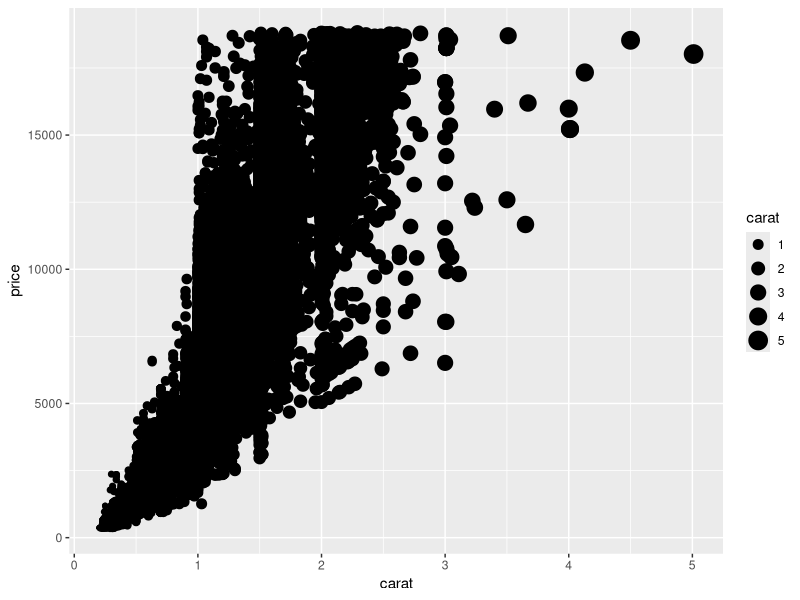
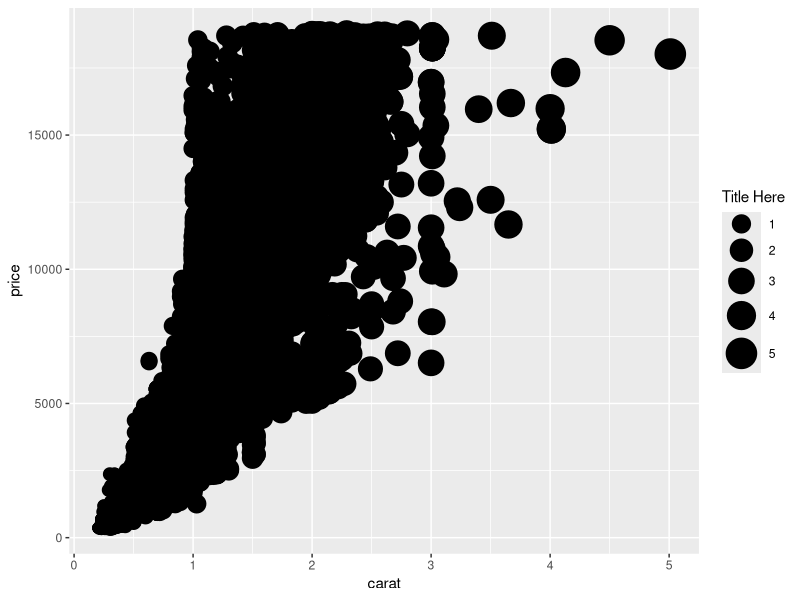
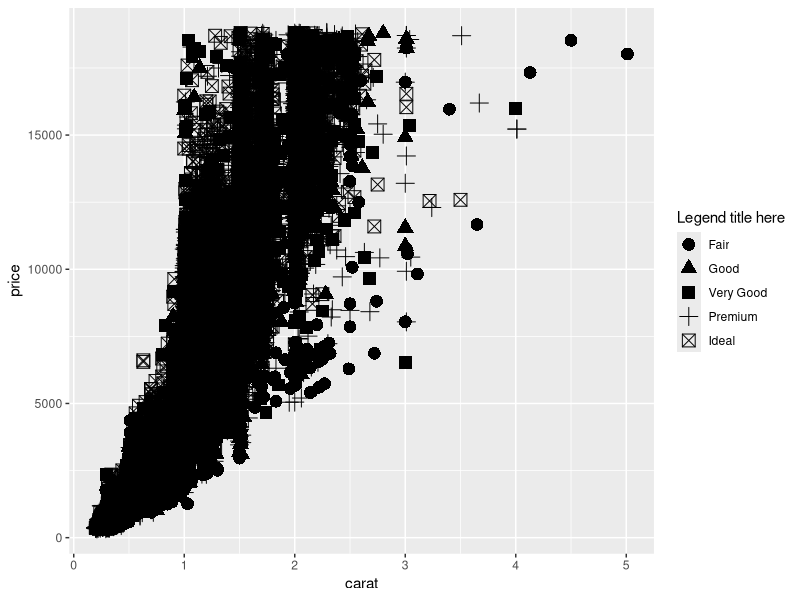
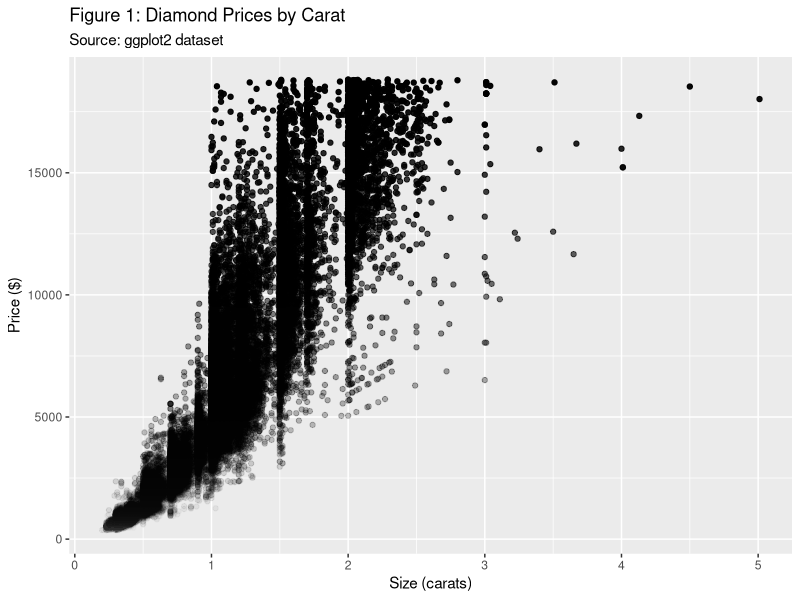
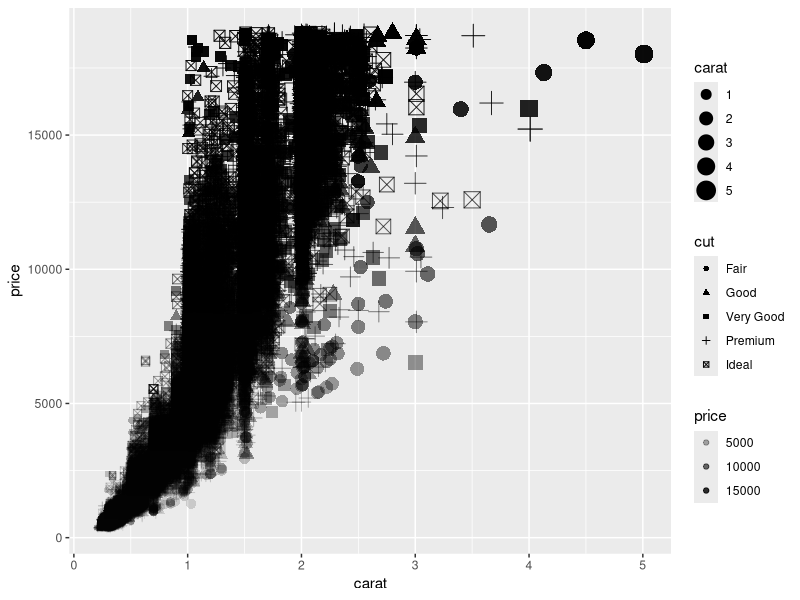
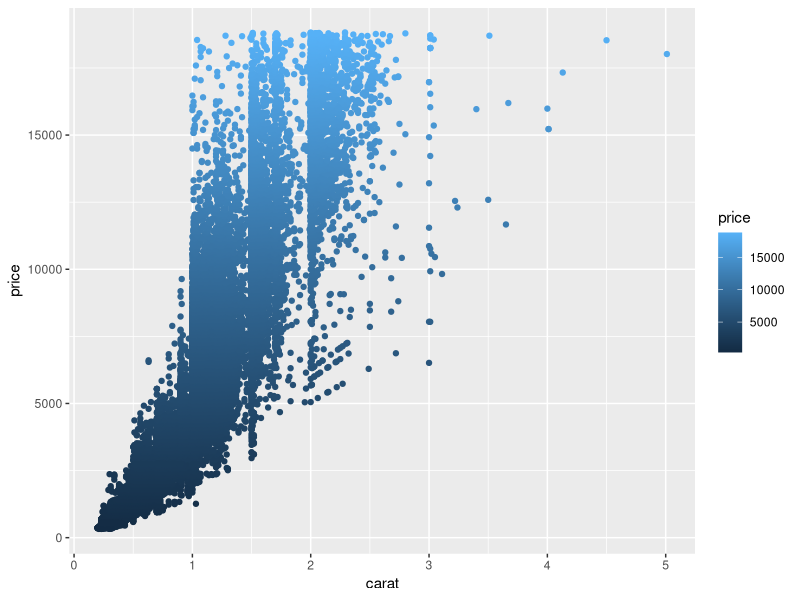
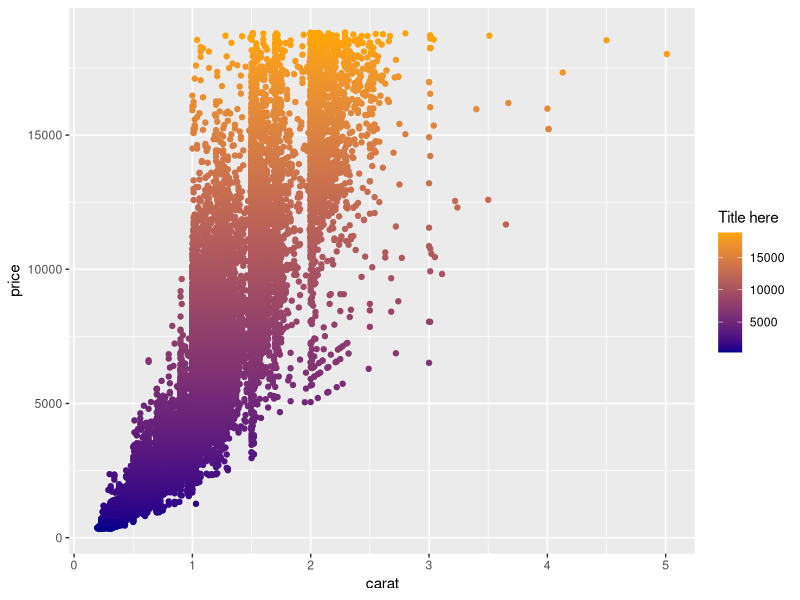
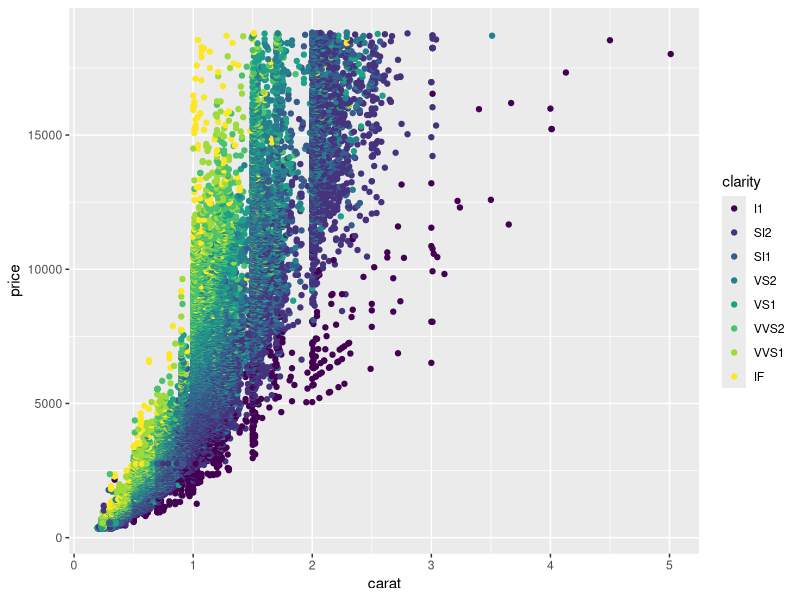

Source code (R) for these figures, in order:
## ---- chunk 1
# install.packages("psych")
require("psych")
# install.packages("ggplot2")
require("ggplot2")
# install.packages("RColorBrewer")
require("RColorBrewer")
## ---- chunk 2
ggplot(diamonds, aes(x=carat, y=price)) + 
  geom_point(aes(size=carat))
## ---- chunk 3
ggplot(diamonds, aes(x=carat, y=price)) + 
  geom_point(aes(size=carat)) + 
  scale_size(name="Title Here", range=c(3,10))
## ---- chunk 4
ggplot(diamonds, aes(x=carat, y=price)) + 
  geom_point(aes(shape=cut), size=4) +
  scale_shape(name="Legend title here")
## ---- chunk 5
ggplot(diamonds, aes(x=carat, y=price)) + 
  geom_point(aes(alpha=price)) +
  scale_alpha(range=c(0.001, 1), guide=F) +
  labs(x="Size (carats)", y="Price ($)", title= "Figure 1: Diamond Prices by Carat",
       subtitle= "Source: ggplot2 dataset")

## ---- chunk 6
ggplot(diamonds, aes(x=carat, y=price)) + 
  geom_point(aes(size=carat, shape=cut, alpha=price))
## ---- chunk 7
ggplot(diamonds, aes(x=carat, y=price)) + 
  geom_point(aes(color=price))
## ---- chunk 8
ggplot(diamonds, aes(x=carat, y=price)) + 
  geom_point(aes(color=price)) + 
  scale_color_gradient(name="Title here", low="darkblue", high="orange")
## ---- chunk 9
ggplot(diamonds, aes(x=carat, y=price)) + 
  geom_point(aes(color=clarity))
## ---- chunk 10
# First load the scales package
require(scales)
# Then specify how many values you want to return. In this case 8. 
show_col(hue_pal()(8))
## ---- chunk 11
ggplot(diamonds, aes(x=carat, y=price)) + 
  geom_point(aes(color=clarity)) +
  scale_color_manual(name="Legend title", values=c("red", "darkblue","darkgreen", "grey50", "darkorange", "grey3", "black", "darkred"))
## ---- chunk 12
display.brewer.all()
## ---- chunk 13
ggplot(diamonds, aes(x=carat, y=price)) + 
  geom_point(aes(color=clarity)) +
  scale_color_brewer(name="Title here", palette="RdYlGn")
## ---- chunk 14
ggplot(diamonds, aes(x=carat, y=price)) + 
  geom_point(alpha=0.3, aes(color=clarity)) +
  scale_color_brewer(name="Clarity", palette="RdYlGn") +
  labs(x="Carat", y="Price", title= "Figure 1: Diamond Prices") +
  theme_minimal() 
